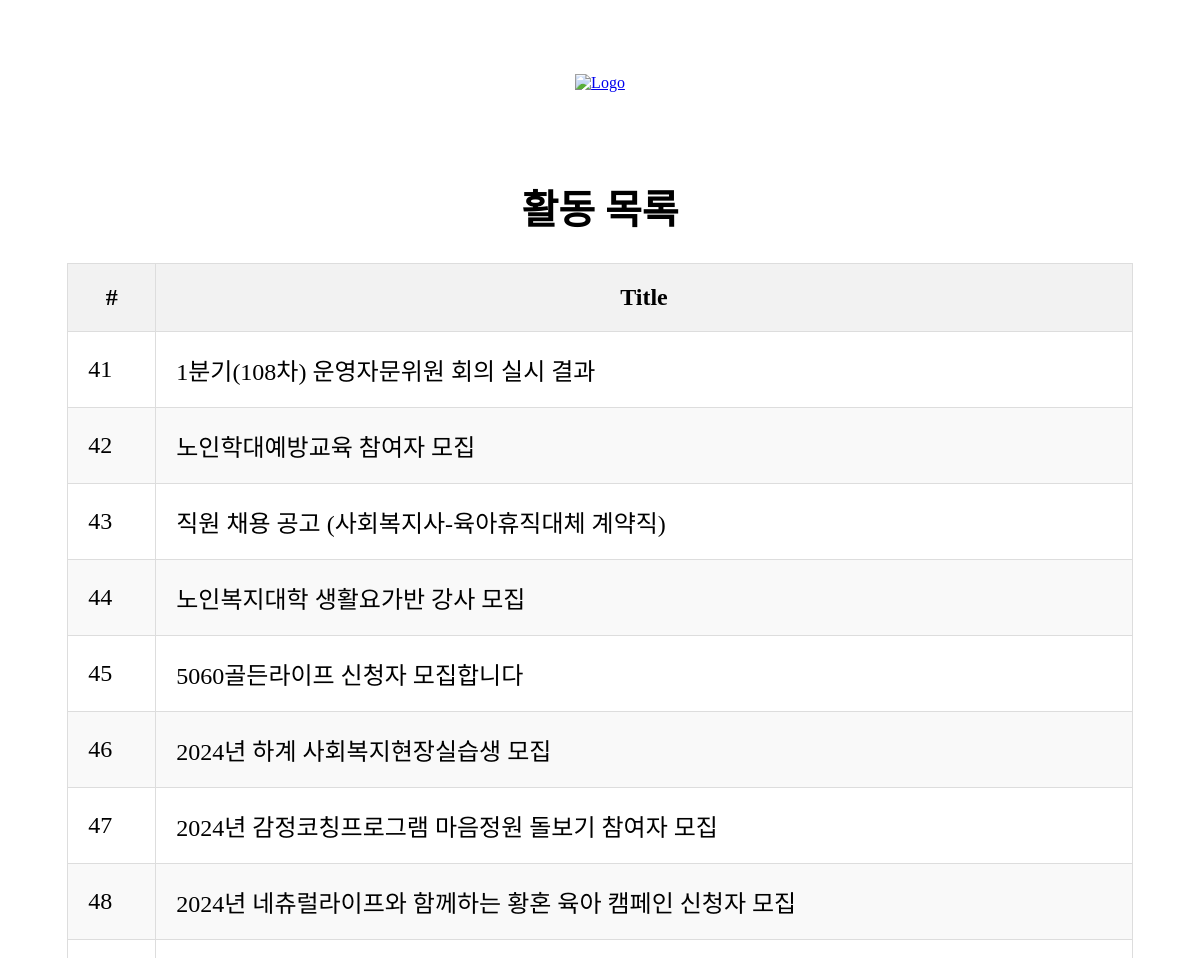
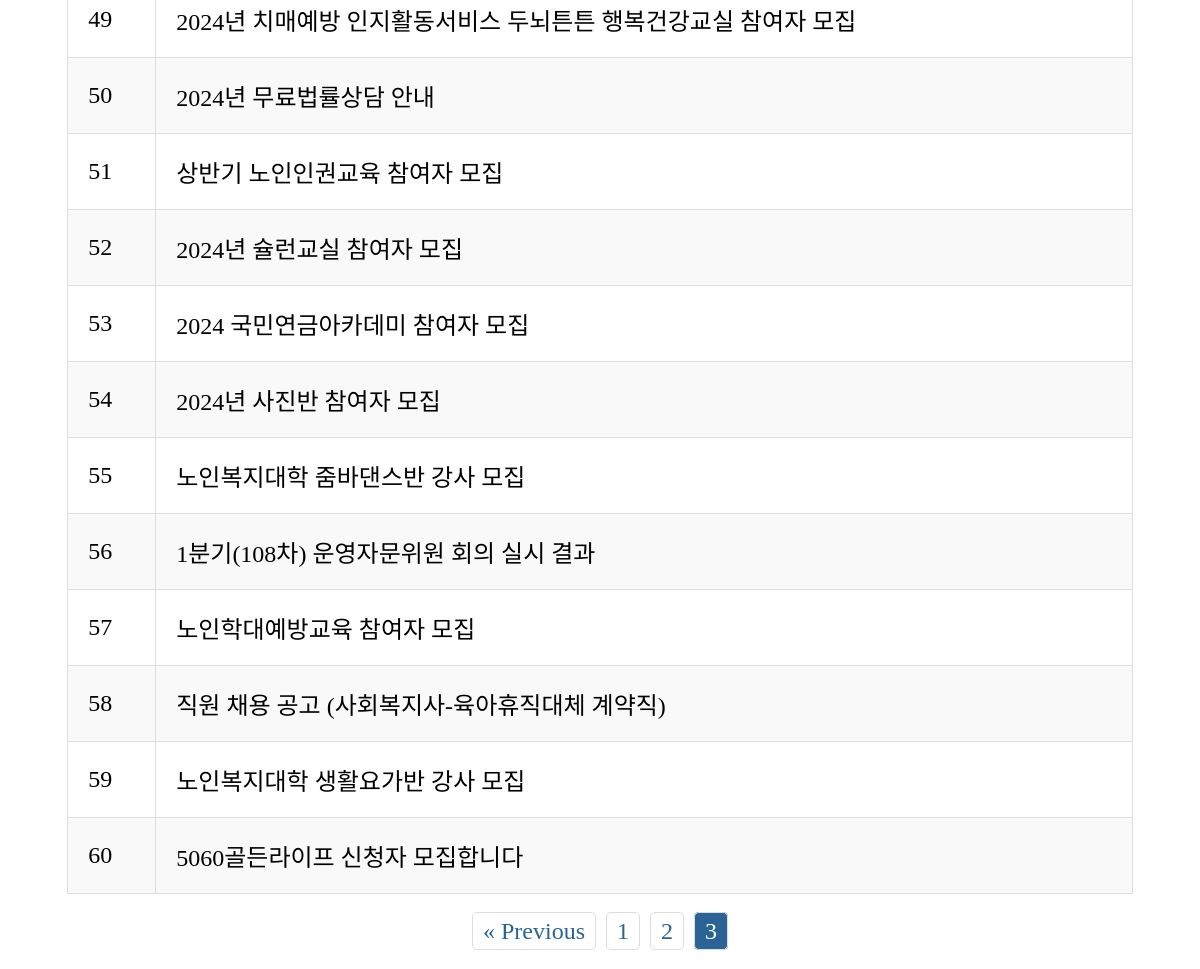
Page /board?page=3 on the committed database (2 pictures, top to bottom).
### tables this page shows
CREATE TABLE "search_post" ("id" integer NOT NULL PRIMARY KEY AUTOINCREMENT, "title" varchar(200) NOT NULL, "created_at" datetime NOT NULL, "image_url" varchar(200) NULL, "url" varchar(200) NOT NULL);

### app.py (the view)
@app.route('/board')
def board():
    db = get_db()
    page = request.args.get('page', 1, type=int)
    per_page = 20
    offset = (page - 1) * per_page
    cursor = db.execute('SELECT title, url FROM search_post LIMIT ? OFFSET ?', (per_page, offset))
    posts = cursor.fetchall()
    total_posts = db.execute('SELECT COUNT(*) FROM search_post').fetchone()[0]
    total_pages = (total_posts + per_page - 1) // per_page
    return render_template('board.html', posts=posts, page=page, total_pages=total_pages)

### app.py (called while the page is built)
def get_db():
    db = getattr(g, '_database', None)
    if db is None:
        db = g._database = sqlite3.connect(DATABASE)
    return db

@app.teardown_appcontext
def close_connection(exception):
    db = getattr(g, '_database', None)
    if db is not None:
        db.close()

### templates/board.html (shortened to what this page needs)
{% extends "base.html" %}
{% block content %}
<h1 class="table-heading">활동 목록</h1>
<table class="center-table">
  <thead>
    <tr>
      <th>#</th>
      <th>Title</th>
    </tr>
  </thead>
  <tbody>
    {% for post in posts %}
      <tr>
        <td>{{ loop.index + ((page - 1) * 20) }}</td>
        <td><a href="{{ post[1] }}">{{ post[0] }}</a></td>
      </tr>
    {% endfor %}
  </tbody>
</table>
<ul class="pagination">
  {% if page > 1 %}
    <li><a href="{{ url_for('board', page=page-1) }}">&laquo; Previous</a></li>
  {% endif %}
  {% for p in range(1, total_pages + 1) %}
    <li class="{% if p == page %}active{% endif %}"><a href="{{ url_for('board', page=p) }}">{{ p }}</a></li>
  {% endfor %}
</ul>
{% endblock %}

### templates/board.html (style rules this page uses)
.center-table { margin: 20px auto; border-collapse: collapse; width: 90%; font-size: 18pt; }
.center-table th { background-color: #f2f2f2; padding: 20px; border: 1px solid #ddd; }
.center-table td { padding: 20px; border: 1px solid #ddd; text-align: left; white-space: nowrap; overflow: hidden; text-overflow: ellipsis; }
.center-table tbody tr:nth-child(even) { background-color: #f9f9f9; }
.table-heading { text-align: center; margin-top: 20px; font-size: 30pt; font-weight: bold; }
.center-table a { text-decoration: none; color: #000; }
.pagination { display: flex; justify-content: center; list-style: none; padding: 0; font-size: 18pt; }
.pagination li { margin: 0 5px; }
.pagination a { text-decoration: none; color: #2a6496; padding: 5px 10px; border: 1px solid #ddd; border-radius: 5px; }
.pagination .active a { background-color: #2a6496; color: white; }

### rows in the picture
search_post: title "1분기(108차) 운영자문위원 회의 실시 결과"
search_post: title "노인학대예방교육 참여자 모집"
search_post: title "직원 채용 공고 (사회복지사-육아휴직대체 계약직)"
search_post: title "노인복지대학 생활요가반 강사 모집"
search_post: title "5060골든라이프 신청자 모집합니다"
search_post: title "2024년 하계 사회복지현장실습생 모집"
search_post: title "2024년 감정코칭프로그램 마음정원 돌보기 참여자 모집"
search_post: title "2024년 네츄럴라이프와 함께하는 황혼 육아 캠페인 신청자 모집"
search_post: title "2024년 치매예방 인지활동서비스 두뇌튼튼 행복건강교실 참여자 모집"
search_post: title "2024년 무료법률상담 안내"
search_post: title "상반기 노인인권교육 참여자 모집"
search_post: title "2024년 슐런교실 참여자 모집"
search_post: title "2024 국민연금아카데미 참여자 모집"
search_post: title "2024년 사진반 참여자 모집"
search_post: title "노인복지대학 줌바댄스반 강사 모집"
search_post: title "1분기(108차) 운영자문위원 회의 실시 결과"
search_post: title "노인학대예방교육 참여자 모집"
search_post: title "직원 채용 공고 (사회복지사-육아휴직대체 계약직)"
search_post: title "노인복지대학 생활요가반 강사 모집"
search_post: title "5060골든라이프 신청자 모집합니다"

### other values in the picture
{{ p }} "1" "2" "3"
